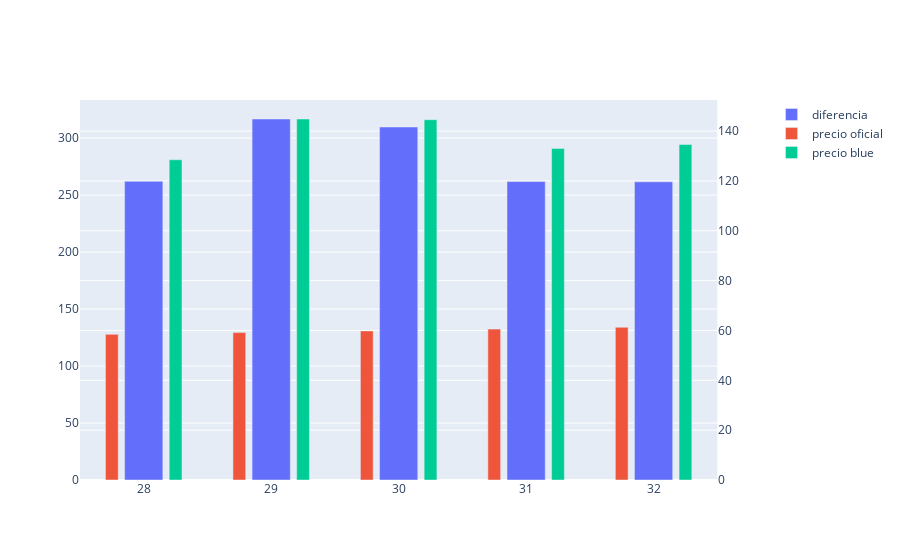

Notebook cell for this chart:
### Code cell
fig = make_subplots(specs=[[{"secondary_y": True}]])
fig.add_trace(go.Bar(x=df_semana.semana,y=df_semana.diferencia_semana_promedio,name='diferencia',width=0.3),secondary_y=True)
fig.add_trace(go.Bar(x=df_semana.semana,y=df_semana.oficial_promedio,name='precio oficial',width=0.1),secondary_y=False)
fig.add_trace(go.Bar(x=df_semana.semana,y=df_semana.blue_promedio,name='precio blue',width=0.1),secondary_y=False)
fig.update_xaxes(
    rangebreaks=[
        { 'pattern': 'day of week', 'bounds': [6, 1]}
    ])
fig.update_layout( bargap=0,bargroupgap=0.0)
fig.show()
#,line=dict(color='black',width=2)

### Figure 1 — Plotly figure (JSON) as saved in the notebook; plotly's stock layout.template omitted (floating-point values rounded to 4 significant figures)
{"data": [{"name": "diferencia", "type": "bar", "width": 0.3, "x": [29, 30, 28, 31, 32], "xaxis": "x", "y": [144.9, 141.7, 119.9, 119.8, 119.7], "yaxis": "y2"}, {"name": "precio oficial", "type": "bar", "width": 0.1, "x": [29, 30, 28, 31, 32], "xaxis": "x", "y": [129.4, 130.9, 127.8, 132.4, 134.0], "yaxis": "y"}, {"name": "precio blue", "type": "bar", "width": 0.1, "x": [29, 30, 28, 31, 32], "xaxis": "x", "y": [316.8, 316.2, 281, 291, 294.4], "yaxis": "y"}], "layout": {"bargap": 0, "bargroupgap": 0, "xaxis": {"anchor": "y", "domain": [0, 0.94], "rangebreaks": [{"bounds": [6, 1], "pattern": "day of week"}]}, "yaxis": {"anchor": "x", "domain": [0, 1]}, "yaxis2": {"anchor": "x", "overlaying": "y", "side": "right"}}}
